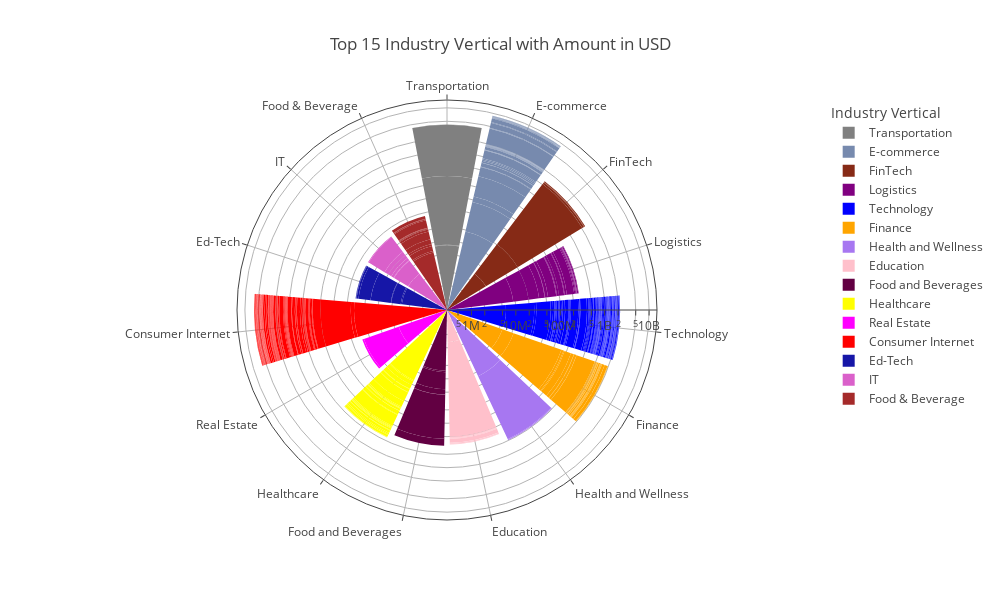

Here is the notebook cell this chart was saved with:
### Code cell
fig = px.bar_polar(df_top_industry_vertical, r="Amount in USD", theta="Industry Vertical", color="Industry Vertical", template='none',
                     color_discrete_sequence=px.colors.qualitative.Dark24, title="Top 15 Industry Vertical with Amount in USD",
                     width=1000, height=600, labels={"x": "Industry Vertical", "y": "Amount in USD"}, log_r=True,
                     color_discrete_map={"Consumer Internet": "red", "Technology": "blue", "eCommerce": "green", "Healthcare": "yellow", "Finance": "orange", "Logistics": "purple", "Education": 
                     "pink", "Food & Beverage": "brown", "Travel": "black", "Transportation": "grey", 
                     "Others": "cyan", "Real Estate": "magenta", "Media & Entertainment": "lime", "Gaming": "teal", "Automobiles": "olive"})
fig.show()

### Figure 1 — Plotly figure (JSON) as saved in the notebook; plotly's stock layout.template omitted (floating-point values rounded to 4 significant figures; data arrays with more than 128 entries replaced by an {"elided": "..."} marker saying what was removed)
{"data": [{"hovertemplate": "Industry Vertical=%{theta}<br>Amount in USD=%{r}<extra></extra>", "legendgroup": "Transportation", "marker": {"color": "grey", "pattern": {"shape": ""}}, "name": "Transportation", "r": [8048394, 300000, 283000000, 3900000000, 3584000, 5000000, 5600000], "showlegend": true, "subplot": "polar", "theta": ["Transportation", "Transportation", "Transportation", "Transportation", "Transportation", "Transportation", "Transportation"], "type": "barpolar"}, {"hovertemplate": "Industry Vertical=%{theta}<br>Amount in USD=%{r}<extra></extra>", "legendgroup": "E-commerce", "marker": {"color": "#778AAE", "pattern": {"shape": ""}}, "name": "E-commerce", "r": {"elided": "300 int values"}, "showlegend": true, "subplot": "polar", "theta": {"elided": "300 str values"}, "type": "barpolar"}, {"hovertemplate": "Industry Vertical=%{theta}<br>Amount in USD=%{r}<extra></extra>", "legendgroup": "FinTech", "marker": {"color": "#862A16", "pattern": {"shape": ""}}, "name": "FinTech", "r": [3000000, 17411265, 1000000000, 4500000, 3300000, 110000000, 15000000, 15500000, 52000000, 3500000], "showlegend": true, "subplot": "polar", "theta": ["FinTech", "FinTech", "FinTech", "FinTech", "FinTech", "FinTech", "FinTech", "FinTech", "FinTech", "FinTech"], "type": "barpolar"}, {"hovertemplate": "Industry Vertical=%{theta}<br>Amount in USD=%{r}<extra></extra>", "legendgroup": "Logistics", "marker": {"color": "purple", "pattern": {"shape": ""}}, "name": "Logistics", "r": [9000000, 11000000, 14680000, 12000000, 1100000, 7700000, 30000000, 300000, null, 3100000, null, 10000000, 30000000, null, 4500000, 15000000, 70000000, 13000000, null, 10000000, 1000000, null, 375000, null, 2000000, null, 595000, null, 6000000, 75000, null, 2200000, 1000000, 14900000, 5500000, null, 500000], "showlegend": true, "subplot": "polar", "theta": ["Logistics", "Logistics", "Logistics", "Logistics", "Logistics", "Logistics", "Logistics", "Logistics", "Logistics", "Logistics", "Logistics", "Logistics", "Logistics", "Logistics", "Logistics", "Logistics", "Logistics", "Logistics", "Logistics", "Logistics", "Logistics", "Logistics", "Logistics", "Logistics", "Logistics", "Logistics", "Logistics", "Logistics", "Logistics", "Logistics", "Logistics", "Logistics", "Logistics", "Logistics", "Logistics", "Logistics", "Logistics"], "type": "barpolar"}, {"hovertemplate": "Industry Vertical=%{theta}<br>Amount in USD=%{r}<extra></extra>", "legendgroup": "Technology", "marker": {"color": "blue", "pattern": {"shape": ""}}, "name": "Technology", "r": {"elided": "478 int values"}, "showlegend": true, "subplot": "polar", "theta": {"elided": "478 str values"}, "type": "barpolar"}, {"hovertemplate": "Industry Vertical=%{theta}<br>Amount in USD=%{r}<extra></extra>", "legendgroup": "Finance", "marker": {"color": "orange", "pattern": {"shape": ""}}, "name": "Finance", "r": [5900000, 5000000, 140000000, 19000000, 9000000, 75000000, 45000000, 5000000, 42000000, null, 1000000, 600000000, 5000000, 29000000, 17000000, 10000000, null, 23000000, 21500000, 14800000, 450000, 15000000, 1000000, 450000, 500000, 2000000, 55000000, null, 4600000, 2000000, 150000, 22000000, 978000, 2000000, 87000000, 250000, 150000, 3800000, 15700000, 4700000, 23500000, 25000000, 4000000, 47000000, 6240000, 19500000, 570000, 3000000, 200000000, 10000000, 270000000, 32000000, 6000000, 8000000, null, 1000000, 6000000, 16000000, null, 4700000, 500000, 3500000], "showlegend": true, "subplot": "polar", "theta": ["Finance", "Finance", "Finance", "Finance", "Finance", "Finance", "Finance", "Finance", "Finance", "Finance", "Finance", "Finance", "Finance", "Finance", "Finance", "Finance", "Finance", "Finance", "Finance", "Finance", "Finance", "Finance", "Finance", "Finance", "Finance", "Finance", "Finance", "Finance", "Finance", "Finance", "Finance", "Finance", "Finance", "Finance", "Finance", "Finance", "Finance", "Finance", "Finance", "Finance", "Finance", "Finance", "Finance", "Finance", "Finance", "Finance", "Finance", "Finance", "Finance", "Finance", "Finance", "Finance", "Finance", "Finance", "Finance", "Finance", "Finance", "Finance", "Finance", "Finance", "Finance", "Finance"], "type": "barpolar"}, {"hovertemplate": "Industry Vertical=%{theta}<br>Amount in USD=%{r}<extra></extra>", "legendgroup": "Health and Wellness", "marker": {"color": "#A777F1", "pattern": {"shape": ""}}, "name": "Health and Wellness", "r": [486000, 12000000, 450000000, 200000, 22000000, 6000000], "showlegend": true, "subplot": "polar", "theta": ["Health and Wellness", "Health and Wellness", "Health and Wellness", "Health and Wellness", "Health and Wellness", "Health and Wellness"], "type": "barpolar"}, {"hovertemplate": "Industry Vertical=%{theta}<br>Amount in USD=%{r}<extra></extra>", "legendgroup": "Education", "marker": {"color": "pink", "pattern": {"shape": ""}}, "name": "Education", "r": [1500000, 200000000, 278000, 8600000, 8200000, 6000000, 670000, 50000000, 900000, 4000000, null, 1000000, null, 10000000, null, 1000000, null, 5000000, null, 100000, 3000000, 750000, 100000, 45000], "showlegend": true, "subplot": "polar", "theta": ["Education", "Education", "Education", "Education", "Education", "Education", "Education", "Education", "Education", "Education", "Education", "Education", "Education", "Education", "Education", "Education", "Education", "Education", "Education", "Education", "Education", "Education", "Education", "Education"], "type": "barpolar"}, {"hovertemplate": "Industry Vertical=%{theta}<br>Amount in USD=%{r}<extra></extra>", "legendgroup": "Food and Beverages", "marker": {"color": "#620042", "pattern": {"shape": ""}}, "name": "Food and Beverages", "r": [null, 6590000, 500000, 10000000, 5600000, 138995, 200000000, 100000000, 311200], "showlegend": true, "subplot": "polar", "theta": ["Food and Beverages", "Food and Beverages", "Food and Beverages", "Food and Beverages", "Food and Beverages", "Food and Beverages", "Food and Beverages", "Food and Beverages", "Food and Beverages"], "type": "barpolar"}, {"hovertemplate": "Industry Vertical=%{theta}<br>Amount in USD=%{r}<extra></extra>", "legendgroup": "Healthcare", "marker": {"color": "yellow", "pattern": {"shape": ""}}, "name": "Healthcare", "r": [15800000, 1000000, 4000000, 5000000, null, 500000, 175000, 5000000, null, null, 300000, 21000000, 19000000, 4200000, 200000, 1000000, null, null, null, 1900000, 2100000, 10000000, 500000, 21000000, 3100000, 100000000, 12000000, null, 2100000, null, 7400000, 1500000, 1000000, 10000000, 750000, 26000000, 1350000, 6000000, null, null, 1000000, null, 40000000, 21000000, null, null, 19500000, 443000, null, null, null, 37000000, 3000000, null, 2000000, 150000, 1500000, null, null, 4000000, 200000, 400000, null, null, null, 150000, 4000000, null, null, null, null], "showlegend": true, "subplot": "polar", "theta": ["Healthcare", "Healthcare", "Healthcare", "Healthcare", "Healthcare", "Healthcare", "Healthcare", "Healthcare", "Healthcare", "Healthcare", "Healthcare", "Healthcare", "Healthcare", "Healthcare", "Healthcare", "Healthcare", "Healthcare", "Healthcare", "Healthcare", "Healthcare", "Healthcare", "Healthcare", "Healthcare", "Healthcare", "Healthcare", "Healthcare", "Healthcare", "Healthcare", "Healthcare", "Healthcare", "Healthcare", "Healthcare", "Healthcare", "Healthcare", "Healthcare", "Healthcare", "Healthcare", "Healthcare", "Healthcare", "Healthcare", "Healthcare", "Healthcare", "Healthcare", "Healthcare", "Healthcare", "Healthcare", "Healthcare", "Healthcare", "Healthcare", "Healthcare", "Healthcare", "Healthcare", "Healthcare", "Healthcare", "Healthcare", "Healthcare", "Healthcare", "Healthcare", "Healthcare", "Healthcare", "Healthcare", "Healthcare", "Healthcare", "Healthcare", "Healthcare", "Healthcare", "Healthcare", "Healthcare", "Healthcare", "Healthcare", "Healthcare"], "type": "barpolar"}, {"hovertemplate": "Industry Vertical=%{theta}<br>Amount in USD=%{r}<extra></extra>", "legendgroup": "Real Estate", "marker": {"color": "magenta", "pattern": {"shape": ""}}, "name": "Real Estate", "r": [4000000, 23000000, null, 2500000, null, null], "showlegend": true, "subplot": "polar", "theta": ["Real Estate", "Real Estate", "Real Estate", "Real Estate", "Real Estate", "Real Estate"], "type": "barpolar"}, {"hovertemplate": "Industry Vertical=%{theta}<br>Amount in USD=%{r}<extra></extra>", "legendgroup": "Consumer Internet", "marker": {"color": "red", "pattern": {"shape": ""}}, "name": "Consumer Internet", "r": {"elided": "941 int values"}, "showlegend": true, "subplot": "polar", "theta": {"elided": "941 str values"}, "type": "barpolar"}, {"hovertemplate": "Industry Vertical=%{theta}<br>Amount in USD=%{r}<extra></extra>", "legendgroup": "Ed-Tech", "marker": {"color": "#1616A7", "pattern": {"shape": ""}}, "name": "Ed-Tech", "r": [3000000, 180000, null, 2000000, 150000, 10000000, 46140, 13500000, 3000000, 100000, 500000, 772500, null, 300000], "showlegend": true, "subplot": "polar", "theta": ["Ed-Tech", "Ed-Tech", "Ed-Tech", "Ed-Tech", "Ed-Tech", "Ed-Tech", "Ed-Tech", "Ed-Tech", "Ed-Tech", "Ed-Tech", "Ed-Tech", "Ed-Tech", "Ed-Tech", "Ed-Tech"], "type": "barpolar"}, {"hovertemplate": "Industry Vertical=%{theta}<br>Amount in USD=%{r}<extra></extra>", "legendgroup": "IT", "marker": {"color": "#DA60CA", "pattern": {"shape": ""}}, "name": "IT", "r": [3000000, 4000000, 180000, 1100000, 1700000, 2500000, 20000000, 1400000], "showlegend": true, "subplot": "polar", "theta": ["IT", "IT", "IT", "IT", "IT", "IT", "IT", "IT"], "type": "barpolar"}, {"hovertemplate": "Industry Vertical=%{theta}<br>Amount in USD=%{r}<extra></extra>", "legendgroup": "Food & Beverage", "marker": {"color": "brown", "pattern": {"shape": ""}}, "name": "Food & Beverage", "r": [6000000, 500000, null, 2000000, 1000000, null, 2700000, 6300000, 2000000, null, 218000, 1000000, null, null, 368000, null, null, 550000, 11100000, 1500000, 1000000, 6000000, null], "showlegend": true, "subplot": "polar", "theta": ["Food & Beverage", "Food & Beverage", "Food & Beverage", "Food & Beverage", "Food & Beverage", "Food & Beverage", "Food & Beverage", "Food & Beverage", "Food & Beverage", "Food & Beverage", "Food & Beverage", "Food & Beverage", "Food & Beverage", "Food & Beverage", "Food & Beverage", "Food & Beverage", "Food & Beverage", "Food & Beverage", "Food & Beverage", "Food & Beverage", "Food & Beverage", "Food & Beverage", "Food & Beverage"], "type": "barpolar"}], "layout": {"barmode": "relative", "height": 600, "legend": {"title": {"text": "Industry Vertical"}, "tracegroupgap": 0}, "polar": {"angularaxis": {"categoryarray": ["Transportation", "E-commerce", "FinTech", "Logistics", "Technology", "Finance", "Health and Wellness", "Education", "Food and Beverages", "Healthcare", "Real Estate", "Consumer Internet", "Ed-Tech", "IT", "Food & Beverage"], "categoryorder": "array", "direction": "clockwise", "rotation": 90}, "domain": {"x": [0, 1], "y": [0, 1]}, "radialaxis": {"type": "log"}}, "title": {"text": "Top 15 Industry Vertical with Amount in USD"}, "width": 1000}}
